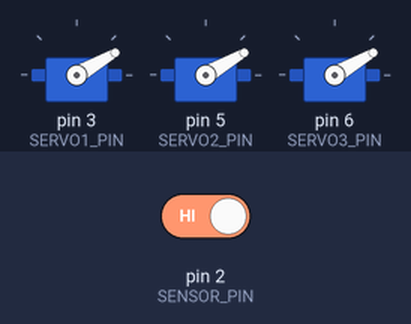
The sketch below on a simulated Arduino Uno, built with avr-gcc and run on an emulated ATmega328P. On the bench: 3 × servo. Inputs (shaded band) come from the test bench; at power-on: pin 2 (SENSOR_PIN) HIGH.

Above: at 1.2 s.
1.3 s: pin 2 (SENSOR_PIN) driven LOW
At 2.0 s:
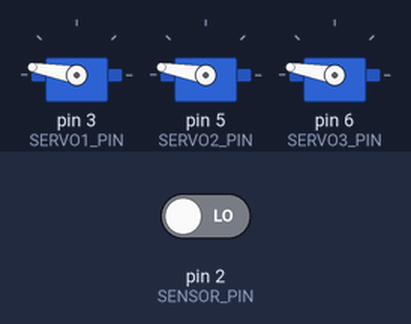
2.8 s: pin 2 (SENSOR_PIN) driven HIGH
At 3.4 s:
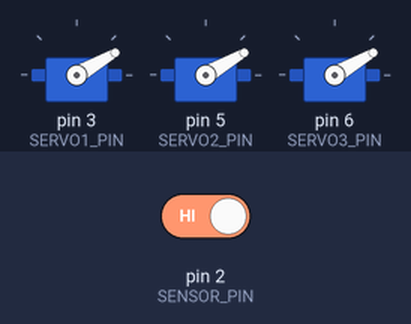
Timing chart, 0 to 5.8 s (numbered marks = the images above; inputs shaded):
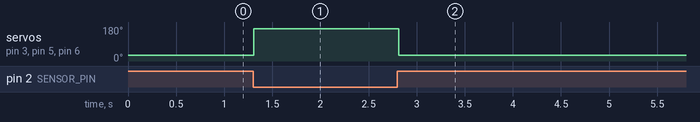

Measured:
- after the input at 1.3 s, servo on pin 3 (SERVO1_PIN), servo on pin 5 (SERVO2_PIN), servo on pin 6 (SERVO3_PIN): 30° → 170° at once
- after the input at 2.8 s, servo on pin 3 (SERVO1_PIN), servo on pin 5 (SERVO2_PIN), servo on pin 6 (SERVO3_PIN): 170° → 30° at once

The sketch:

pinza1.ino
```cpp
#include <Servo.h>

const int SERVO1_PIN = 3;
const int SERVO2_PIN = 5;
const int SERVO3_PIN = 6;
const int SENSOR_PIN = 2;  // salida del módulo IR

const int ANG_ABIERTO = 170;
const int ANG_CERRADO = 30;

Servo s1, s2, s3;

void setup() {
  pinMode(SENSOR_PIN, INPUT);
  s1.attach(SERVO1_PIN);
  s2.attach(SERVO2_PIN);
  s3.attach(SERVO3_PIN);

  moverServos(ANG_CERRADO); // posición inicial
}

void loop() {
  int estado = digitalRead(SENSOR_PIN);

  if (estado == LOW) { // objeto detectado
    moverServos(ANG_ABIERTO);
  } else {             // sin objeto
    moverServos(ANG_CERRADO);
  }

  delay(50); // pequeño retardo para estabilidad
}

void moverServos(int ang) {
  s1.write(ang);
  s2.write(ang);
  s3.write(ang);
}
```
